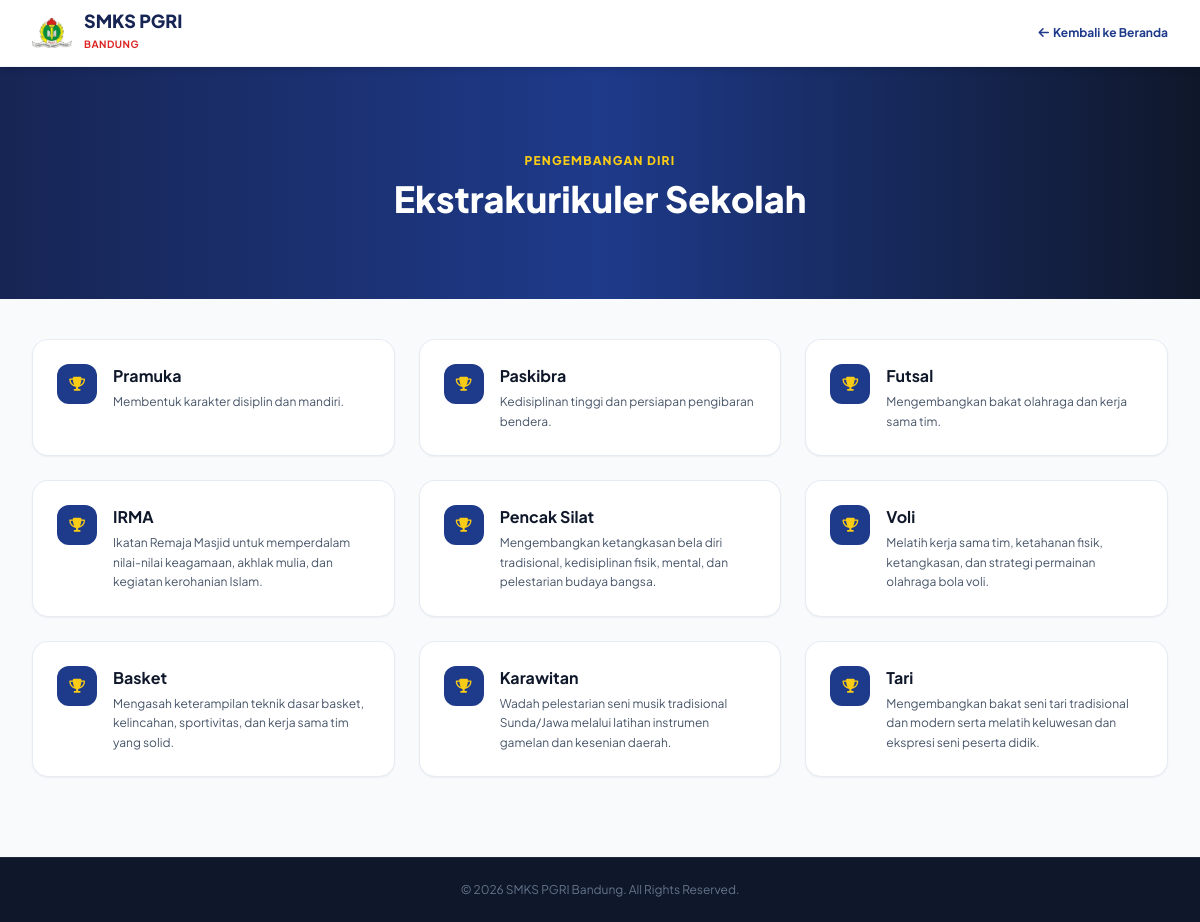
The page /ekskul.php on the database its author committed.
### tables this page shows
CREATE TABLE `ekskul` (
  `id` int(11) NOT NULL,
  `nama_ekskul` varchar(100) NOT NULL,
  `deskripsi` text NOT NULL
);

### ekskul.php (the view, shortened to what this page needs)
<?php include 'koneksi.php'; ?>
<!DOCTYPE html>
<html lang="id">
<head>
    <script src="https://cdn.tailwindcss.com"></script>
    <link rel="stylesheet" href="https://cdnjs.cloudflare.com/ajax/libs/font-awesome/6.4.0/css/all.min.css">
</head>
<body class="bg-slate-50 text-slate-800 antialiased">
    <nav class="bg-white sticky top-0 z-50 shadow-md border-b border-slate-100 py-3">
        <div class="max-w-7xl mx-auto px-4 sm:px-6 lg:px-8 flex justify-between items-center">
            <a href="index.php" class="flex items-center gap-3">
                <img src="img/logo.png" alt="Logo PGRI" class="w-10 h-10 object-contain shrink-0">
                <div>
                    <h1 class="text-lg font-extrabold text-blue-950 leading-none">SMKS PGRI</h1>
                    <span class="text-[10px] font-bold text-red-600 tracking-wider">BANDUNG</span>
                </div>
            </a>
            <a href="index.php" class="text-xs font-bold text-blue-900 hover:text-red-600 transition flex items-center gap-1">
                <i class="fa-solid fa-arrow-left"></i> Kembali ke Beranda
            </a>
        </div>
    </nav>
    <section class="bg-gradient-to-r from-blue-950 via-blue-900 to-slate-900 text-white py-20 px-4 mb-10 animate-fade-up">
        <div class="max-w-7xl mx-auto text-center">
            <span class="text-yellow-400 text-xs font-extrabold uppercase tracking-widest">Pengembangan Diri</span>
            <h1 class="text-3xl sm:text-4xl font-black mt-2">Ekstrakurikuler Sekolah</h1>
        </div>
    </section>
    <main class="max-w-7xl mx-auto px-4 sm:px-6 lg:px-8 pb-20 animate-fade-up delay-100">
        <div class="grid sm:grid-cols-2 lg:grid-cols-3 gap-6">
            <?php
            $query_eskul = mysqli_query($koneksi, "SELECT * FROM ekskul");
            while ($e = mysqli_fetch_assoc($query_eskul)) {
            ?>
                <div class="bg-white p-6 rounded-2xl border border-slate-200/80 shadow-sm flex items-start gap-4 transition duration-300 hover:shadow-xl hover:-translate-y-1">
                    <div class="w-10 h-10 bg-blue-900 text-yellow-400 rounded-xl flex items-center justify-center shrink-0">
                        <i class="fa-solid fa-trophy text-sm"></i>
                    </div>
                    <div>
                        <h3 class="font-bold text-slate-900 text-base mb-1"><?= $e['nama_ekskul'] ?></h3>
                        <p class="text-slate-600 text-xs leading-relaxed"><?= $e['deskripsi'] ?></p>
                    </div>
                </div>
            <?php } ?>
        </div>
    </main>
    <footer class="bg-slate-900 text-slate-500 text-xs py-6 border-t border-slate-800 text-center">
        <p>&copy; <?= date('Y') ?> SMKS PGRI Bandung. All Rights Reserved.</p>
    </footer>
</body>
</html>

### ekskul.php (style rules this page uses)
body { font-family: 'Plus Jakarta Sans', sans-serif; }
.animate-fade-up { opacity: 0; animation: ultraSmoothUp 1.2s cubic-bezier(0.22, 1, 0.36, 1) forwards; will-change: transform, opacity; }
.delay-100 { animation-delay: 0.15s; }

### rows shown on the page
ekskul: nama_ekskul "Pramuka", deskripsi "Membentuk karakter disiplin dan mandiri."
ekskul: nama_ekskul "Paskibra", deskripsi "Kedisiplinan tinggi dan persiapan pengibaran bendera."
ekskul: nama_ekskul "Futsal", deskripsi "Mengembangkan bakat olahraga dan kerja sama tim."
ekskul: nama_ekskul "IRMA", deskripsi "Ikatan Remaja Masjid untuk memperdalam nilai-nilai keagamaan, akhlak mulia, dan kegiatan kerohanian Islam."
ekskul: nama_ekskul "Pencak Silat", deskripsi "Mengembangkan ketangkasan bela diri tradisional, kedisiplinan fisik, mental, dan pelestarian budaya bangsa."
ekskul: nama_ekskul "Voli", deskripsi "Melatih kerja sama tim, ketahanan fisik, ketangkasan, dan strategi permainan olahraga bola voli."
ekskul: nama_ekskul "Basket", deskripsi "Mengasah keterampilan teknik dasar basket, kelincahan, sportivitas, dan kerja sama tim yang solid."
ekskul: nama_ekskul "Karawitan", deskripsi "Wadah pelestarian seni musik tradisional Sunda/Jawa melalui latihan instrumen gamelan dan kesenian daerah."
ekskul: nama_ekskul "Tari", deskripsi "Mengembangkan bakat seni tari tradisional dan modern serta melatih keluwesan dan ekspresi seni peserta didik."
